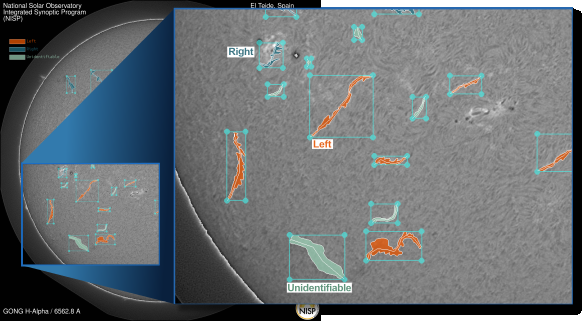
#> input picture images/image2.png, 583 x 321 px; its folder holds only this picture in this run
$ python -i preprocessing.py   (imports and definitions only)
#> lines starting #> are read from the running program, lines starting #| are printed output that depends on the picture; after the words box and inside, x2 and y2 are one past the last pixel; in counts of white or black regions, pixels touching at a corner belong together
from __future__ import annotations

import cv2
import numpy as np

# [2 lines not run here, left out]


def normalize_01(img: np.ndarray) -> np.ndarray:
    lo, hi = np.percentile(img, [1.0, 99.0])
    denom = max(float(hi - lo), 1e-6)
    return np.clip((img - lo) / denom, 0.0, 1.0).astype(np.float32)


def fast_radial_flatten(
    img: np.ndarray,
    cx: int,
    cy: int,
    r: int,
    n_bins: int = 128,
) -> tuple[np.ndarray, np.ndarray]:
    h, w = img.shape
    yy, xx = np.ogrid[:h, :w]
    rr = np.sqrt((xx - cx) ** 2 + (yy - cy) ** 2) / max(float(r), 1.0)
    bin_idx = np.clip((rr * n_bins).astype(np.int32), 0, n_bins - 1)

    disk_mask = rr <= 1.0
    valid_bins = bin_idx[disk_mask]
    valid_pixels = img[disk_mask]

    if valid_pixels.size == 0:
        return normalize_01(img), disk_mask.astype(np.float32)

    counts = np.bincount(valid_bins, minlength=n_bins)
    sums = np.bincount(valid_bins, weights=valid_pixels, minlength=n_bins)
    profile = np.zeros(n_bins, dtype=np.float32)
    nonzero = counts > 0
    profile[nonzero] = sums[nonzero] / counts[nonzero]

    for b in range(1, n_bins):
        if counts[b] == 0:
            profile[b] = profile[b - 1]

    for b in range(n_bins - 2, -1, -1):
        if counts[b] == 0 and profile[b] == 0.0:
            profile[b] = profile[b + 1]

    profile_smooth = cv2.blur(profile.reshape(1, -1), (9, 1)).flatten()
    profile_smooth = np.clip(profile_smooth, 1e-3, None)

    background_2d = profile_smooth[bin_idx]
    flattened = img / background_2d
    median_val = float(np.median(valid_pixels)) if valid_pixels.size > 0 else 1.0
    flattened *= median_val
    flattened[~disk_mask] = 0.0
    return normalize_01(flattened), disk_mask.astype(np.float32)


def enhance_filament_contrast(
    img: np.ndarray,
    mask: np.ndarray,
    kernel_size: int = 21,
    alpha: float = 1.2,
) -> np.ndarray:
    """Darken thin, elongated filament structures relative to their
    surroundings using a morphological black top-hat.

    Filaments show up in H-alpha as dark, thread-like features on a
    brighter chromospheric background. A black top-hat (closing(img) - img)
    responds strongly to exactly this: dark features narrower than
    `kernel_size` that are surrounded by brighter background, while leaving
    broad, slowly-varying brightness (granulation, limb darkening residue)
    largely untouched. Subtracting a scaled version of that response back
    from the image increases the local contrast right where filaments are,
    without a global contrast change that CLAHE alone can wash back out for
    such a small minority class of pixels.
    """
    u8 = (np.clip(img, 0.0, 1.0) * 255.0).astype(np.uint8)
    kernel = cv2.getStructuringElement(cv2.MORPH_ELLIPSE, (kernel_size, kernel_size))
    blackhat = cv2.morphologyEx(u8, cv2.MORPH_BLACKHAT, kernel).astype(np.float32) / 255.0

    boosted = img - alpha * blackhat
    boosted = np.clip(boosted, 0.0, 1.0)
    boosted[mask < 0.5] = 0.0
    return boosted.astype(np.float32)


def preprocess_halpha(raw_img: np.ndarray) -> tuple[np.ndarray, np.ndarray, tuple[int, int, int]]:
    h, w = raw_img.shape
    cx, cy = w // 2, h // 2
    r_sun = int(0.46 * min(h, w))

    norm = normalize_01(raw_img)
    flattened, mask = fast_radial_flatten(norm, cx, cy, r_sun)

    u8 = (np.clip(flattened, 0.0, 1.0) * 255.0).astype(np.uint8)
    clahe = cv2.createCLAHE(clipLimit=2.5, tileGridSize=(8, 8))
    enhanced = clahe.apply(u8).astype(np.float32) / 255.0
    enhanced[mask < 0.5] = 0.0

    enhanced = enhance_filament_contrast(enhanced, mask)

    return enhanced.astype(np.float32), mask.astype(np.float32), (cx, cy, r_sun)


# dataset.py imports `preprocess_halpha_fast` — it never existed as a separate
# function, which made `import dataset` fail immediately. `preprocess_halpha`
# is already the only (radial-flatten + CLAHE) pipeline, so we expose it under
# both names. If you actually want a cheaper variant (e.g. skip CLAHE, or
# subsample the radial profile) for speed during training, implement that here
# and point this alias at it.
preprocess_halpha_fast = preprocess_halpha


def continuity_safe_augment(
    img: np.ndarray,
    gt: np.ndarray,
    valid: np.ndarray,
    rng: np.random.Generator | None = None,
) -> tuple[np.ndarray, np.ndarray, np.ndarray]:
    rng = rng or np.random.default_rng()
    angle = float(rng.uniform(0.0, 360.0))
    c, h, w = img.shape
    rot_mat = cv2.getRotationMatrix2D((w / 2.0, h / 2.0), angle, 1.0)

    img_out = np.stack(
        [cv2.warpAffine(img[ch], rot_mat, (w, h), flags=cv2.INTER_LINEAR) for ch in range(c)]
    )
    gt_out = cv2.warpAffine(gt, rot_mat, (w, h), flags=cv2.INTER_NEAREST)
    valid_out = np.stack(
        [cv2.warpAffine(valid[ch], rot_mat, (w, h), flags=cv2.INTER_LINEAR) for ch in range(valid.shape[0])]
    )

    if rng.random() < 0.5:
        img_out = img_out[..., ::-1].copy()
        gt_out = gt_out[..., ::-1].copy()
        valid_out = valid_out[..., ::-1].copy()

    if rng.random() < 0.5:
        img_out = img_out[..., ::-1, :].copy()
        gt_out = gt_out[..., ::-1, :].copy()
        valid_out = valid_out[..., ::-1, :].copy()

    return (
        np.ascontiguousarray(img_out, dtype=np.float32),
        np.ascontiguousarray(gt_out, dtype=np.float32),
        np.ascontiguousarray(valid_out, dtype=np.float32),
    )

>>> import cv2
>>> picture = cv2.imread('images/image2.png', cv2.IMREAD_GRAYSCALE)
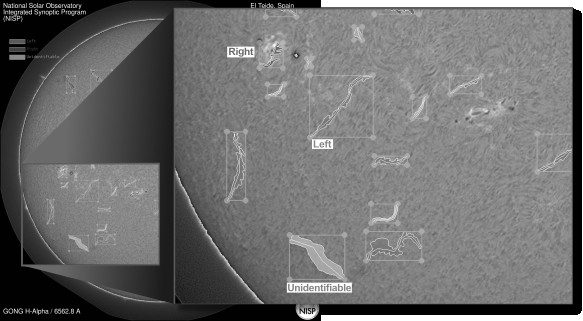
#> picture: shape (321, 583); min 0, max 255, mean 108.6
>>> result = preprocess_halpha(picture)
#> in normalize_01, `lo, hi = np.percentile(img, [1.0, 99.0])`: lo = 0; hi = 255
#> in fast_radial_flatten, `sums = np.bincount(valid_bins, weights=valid_pixels, minlength=n_bins)`: sums = 128 values, max 462.9 at index 125, min 2.6 at index 0, mean 254.3
#> in fast_radial_flatten, `flattened = img / background_2d`:
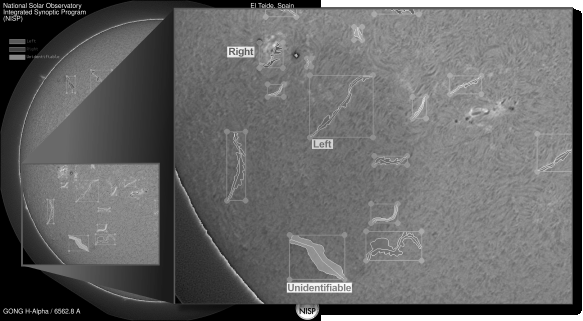
#> flattened: shape (321, 583) float32; min 0, max 2.33, mean 0.951; drawn with min black and max white
#> in fast_radial_flatten, `median_val = float(np.median(valid_pixels)) if valid_pixels.size > 0 e..`: median_val = 0.498
#> in fast_radial_flatten, `flattened[~disk_mask] = 0.0`:
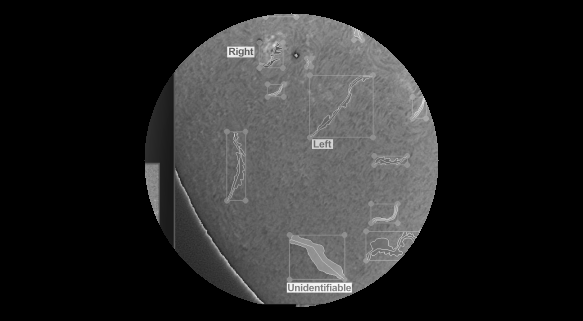
#> flattened: shape (321, 583) float32; min 0, max 1.16, mean 0.181; drawn with min black and max white
#> in preprocess_halpha, `flattened, mask = fast_radial_flatten(norm, cx, cy, r_sun)`:
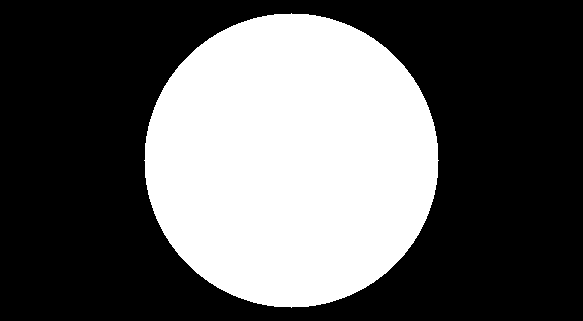
#> mask: shape (321, 583) float32; values 0 (black) and 1 (white), 36.3% white; 1 white region, box (x1, y1, x2, y2) and area: (144, 13, 439, 308) 67857
#> in enhance_filament_contrast, `blackhat = cv2.morphologyEx(u8, cv2.MORPH_BLACKHAT, kernel).astype(np...`:
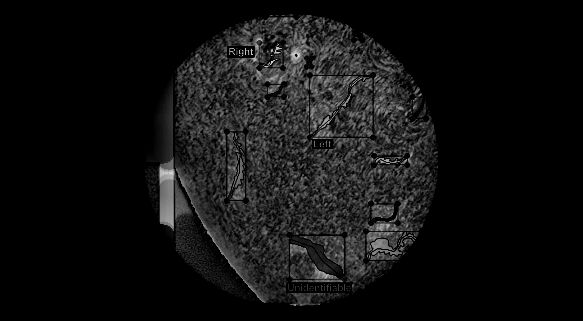
#> blackhat: shape (321, 583) float32; min 0, max 0.871, mean 0.0663
#> in enhance_filament_contrast, `boosted = img - alpha * blackhat`:
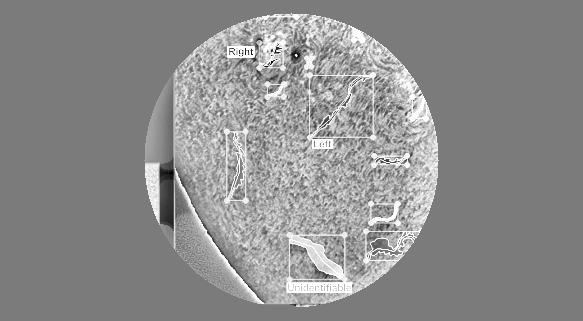
#> boosted: shape (321, 583) float32; min -0.936, max 1, mean 0.133; drawn with min black and max white
#> in enhance_filament_contrast, `boosted = np.clip(boosted, 0.0, 1.0)`:
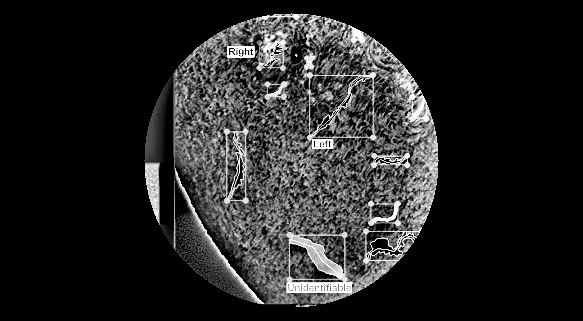
#> boosted: shape (321, 583) float32; min 0, max 1, mean 0.14

$ run again, on images/img1.png
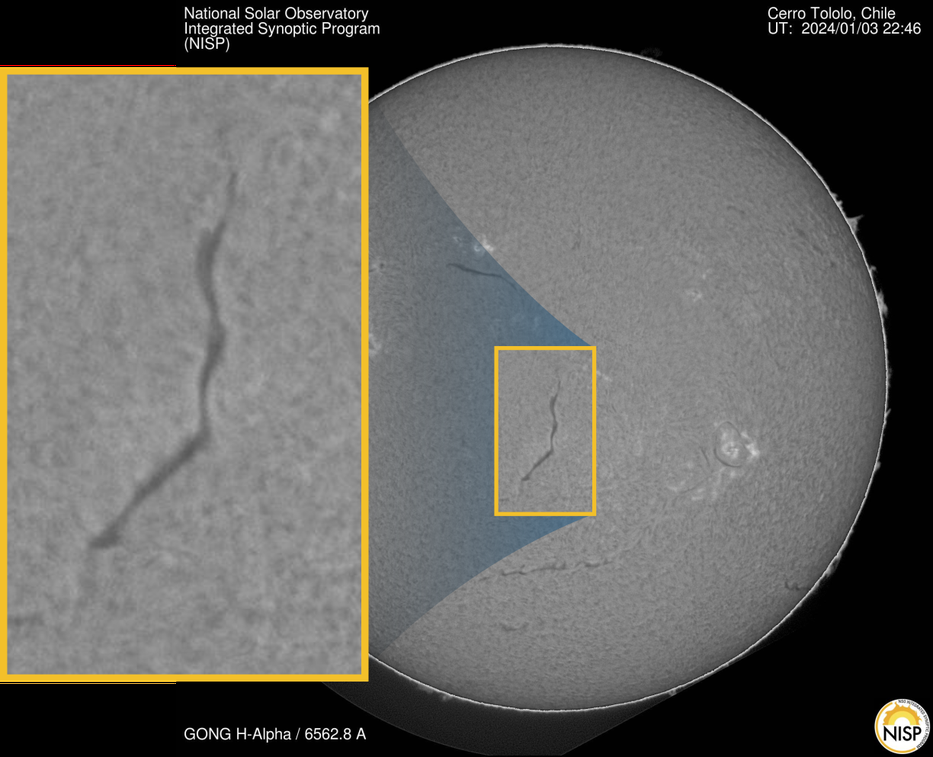
#> input picture images/img1.png, 933 x 757 px, shrunk from 1224 x 993 before the run
#> lo = 0; hi = 191
#> sums = 128 values, max 3419.6 at index 112, min 12.26 at index 0, mean 1970
#> median_val = 0.691
#> in preprocess_halpha, `flattened, mask = fast_radial_flatten(norm, cx, cy, r_sun)`:
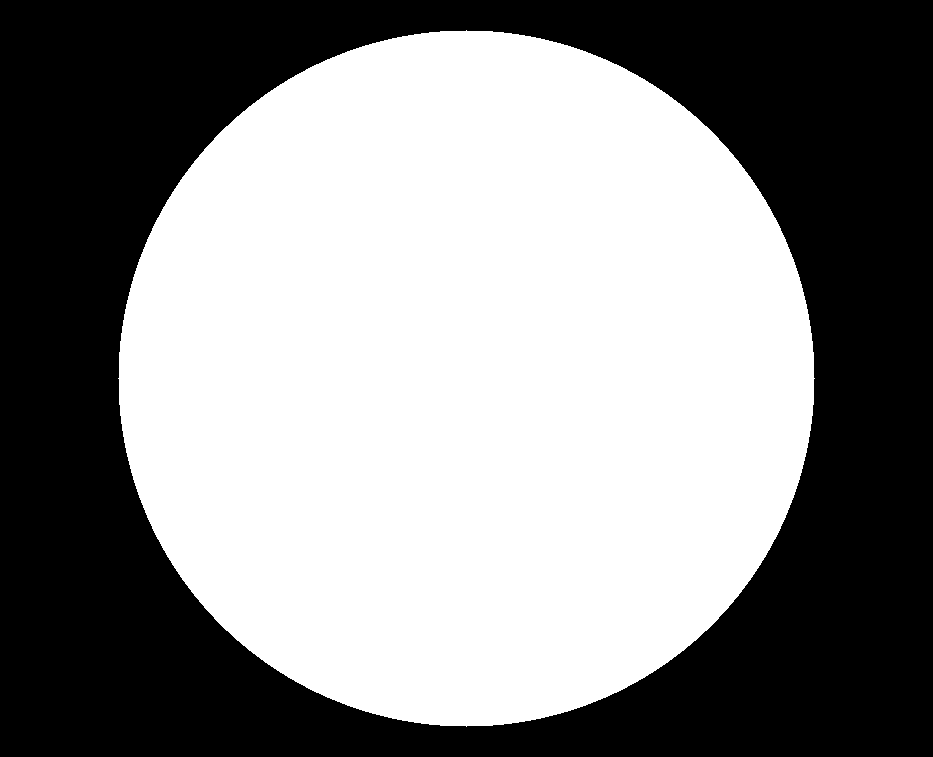
#> mask: shape (757, 933) float32; values 0 (black) and 1 (white), 53.9% white; 1 black region, box (x1, y1, x2, y2) and area: (0, 0, 933, 757) 325856
#> in enhance_filament_contrast, `boosted = np.clip(boosted, 0.0, 1.0)`:
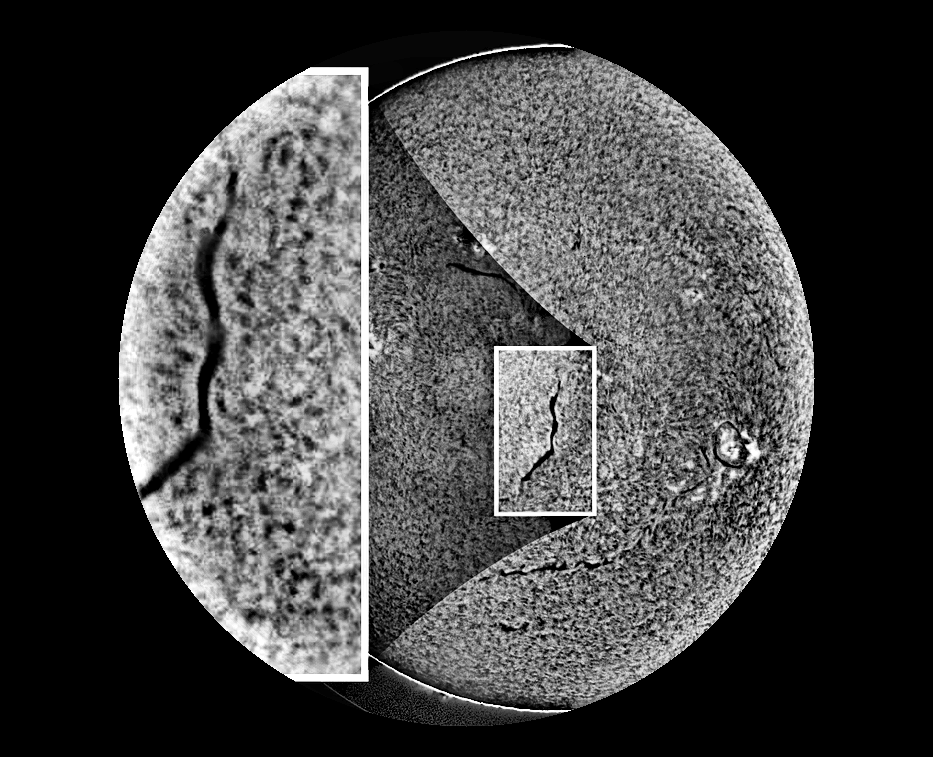
#> boosted: shape (757, 933) float32; min 0, max 1, mean 0.251
